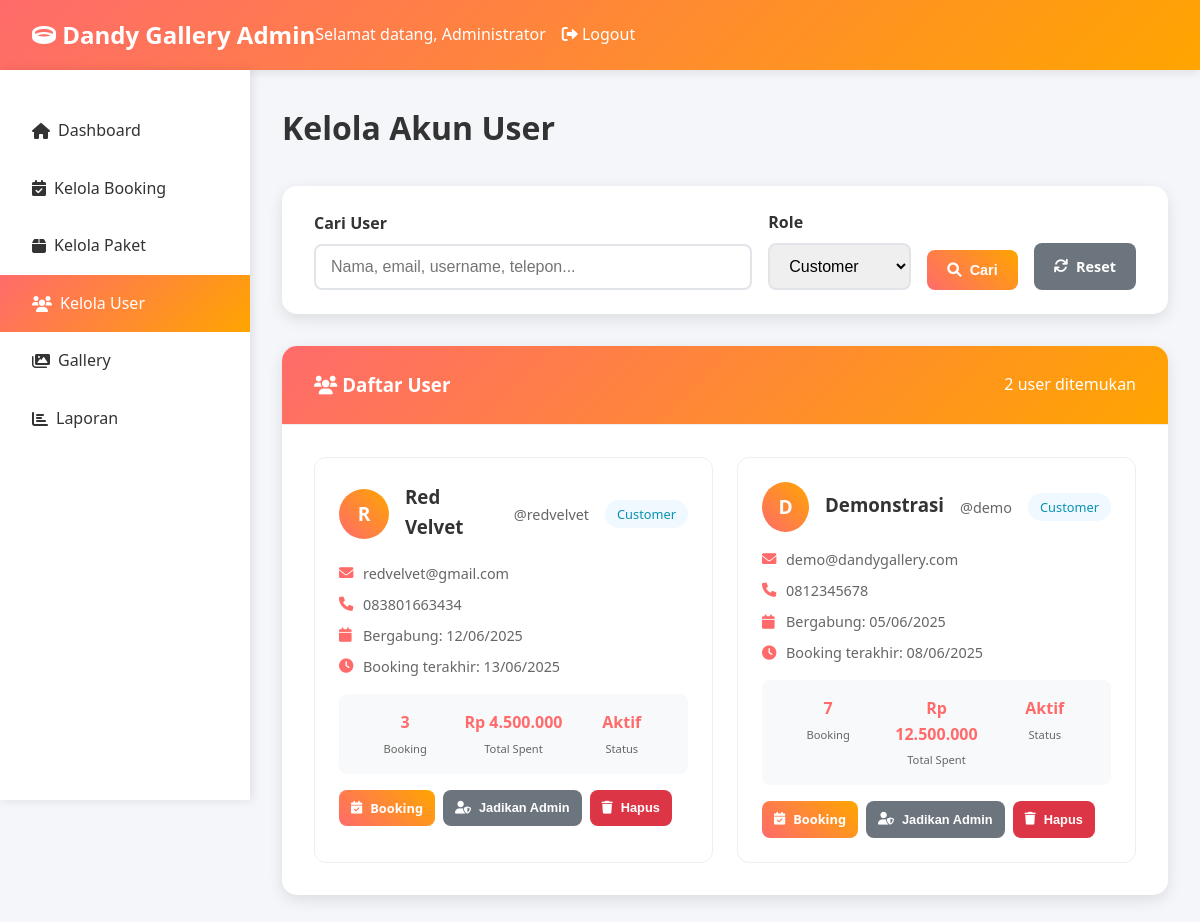
The app's page /admin/customers.php?role=customer (signed in) with its own data.
### tables this page shows
CREATE TABLE `users` (
  `id` int NOT NULL,
  `username` varchar(50) NOT NULL,
  `password` varchar(255) NOT NULL,
  `full_name` varchar(100) NOT NULL,
  `email` varchar(100) NOT NULL,
  `phone` varchar(20) DEFAULT NULL,
  `role` enum('admin','customer') DEFAULT 'customer',
  `created_at` timestamp NULL DEFAULT CURRENT_TIMESTAMP,
  `updated_at` timestamp NULL DEFAULT CURRENT_TIMESTAMP ON UPDATE CURRENT_TIMESTAMP
);

### config/database.php (called while the page is built, shortened)
<?php
function formatRupiah($angka)
{
    return "Rp " . number_format($angka, 0, ',', '.');
}

### admin/customers.php (the view, shortened to what this page needs)
<?php
require_once '../config/database.php';
$db = getDB();
$search = isset($_GET['search']) ? trim($_GET['search']) : '';
$role_filter = isset($_GET['role']) ? $_GET['role'] : '';
$sql = "SELECT u.*,
        COUNT(b.id) as total_bookings,
        SUM(CASE WHEN b.status IN ('paid', 'completed') THEN b.total_amount ELSE 0 END) as total_spent,
        MAX(b.created_at) as last_booking
        FROM users u
        LEFT JOIN bookings b ON u.id = b.user_id
        WHERE 1=1";
$params = [];
if (!empty($role_filter)) {
    $sql .= " AND u.role = ?";
    $params[] = $role_filter;
}
$sql .= " GROUP BY u.id ORDER BY u.created_at DESC";
$stmt = $db->prepare($sql);
$stmt->execute($params);
$users = $stmt->fetchAll(PDO::FETCH_ASSOC);
?>
<!DOCTYPE html>
<html lang="id">
<head>
    <link href="https://cdnjs.cloudflare.com/ajax/libs/font-awesome/6.0.0/css/all.min.css" rel="stylesheet">
</head>
<body>
    <header class="header">
        <div class="header-container">
            <div class="logo">
                <i class="fas fa-ring"></i> Dandy Gallery Admin
            </div>
            <div class="user-info">
                <span>Selamat datang, <?php echo htmlspecialchars($_SESSION['full_name']); ?></span>
                <a href="../logout.php" style="color: white; text-decoration: none;">
                    <i class="fas fa-sign-out-alt"></i> Logout
                </a>
            </div>
        </div>
    </header>
    <nav class="sidebar">
        <ul>
            <li><a href="dashboard.php"><i class="fas fa-home"></i> Dashboard</a></li>
            <li><a href="bookings.php"><i class="fas fa-calendar-check"></i> Kelola Booking</a></li>
            <li><a href="packages.php"><i class="fas fa-box"></i> Kelola Paket</a></li>
            <li><a href="customers.php" class="active"><i class="fas fa-users"></i> Kelola User</a></li>
            <li><a href="gallery.php"><i class="fas fa-images"></i> Gallery</a></li>
            <li><a href="reports.php"><i class="fas fa-chart-bar"></i> Laporan</a></li>
        </ul>
    </nav>
    <main class="main-content">
        <div class="page-header">
            <h1 class="page-title">Kelola Akun User</h1>
        </div>
        <div class="filter-section">
            <form method="GET" class="filter-form">
                <div class="form-group">
                    <label for="search">Cari User</label>
                    <input type="text" id="search" name="search" placeholder="Nama, email, username, telepon..."
                        value="<?php echo htmlspecialchars($search); ?>">
                </div>
                <div class="form-group">
                    <label for="role">Role</label>
                    <select id="role" name="role">
                        <option value="customer" <?php echo $role_filter === 'customer' ? 'selected' : ''; ?>>Customer
                        </option>
                    </select>
                </div>
                <button type="submit" class="btn">
                    <i class="fas fa-search"></i> Cari
                </button>
                <?php if (!empty($search) || !empty($role_filter)): ?>
                <a href="customers.php" class="btn btn-secondary">
                    <i class="fas fa-refresh"></i> Reset
                </a>
                <?php endif; ?>
            </form>
        </div>
        <div class="card">
            <div class="card-header">
                <h3><i class="fas fa-users"></i> Daftar User</h3>
                <span><?php echo count($users); ?> user ditemukan</span>
            </div>
            <?php if (empty($users)): ?>
            <div style="text-align: center; padding: 3rem; color: #666;">
                <i class="fas fa-users" style="font-size: 3rem; margin-bottom: 1rem; opacity: 0.5;"></i>
                <h3>Tidak Ada User</h3>
                <p>Belum ada user yang sesuai dengan filter yang dipilih.</p>
            </div>
            <?php else: ?>
            <div class="users-grid">
                <?php foreach ($users as $user): ?>
                <div class="user-card">
                    <div class="user-header">
                        <div class="user-avatar">
                            <?php echo strtoupper(substr($user['full_name'], 0, 1)); ?>
                        </div>
                        <div class="user-info">
                            <h3><?php echo htmlspecialchars($user['full_name']); ?></h3>
                            <p>@<?php echo htmlspecialchars($user['username']); ?></p>
                        </div>
                        <span class="role-badge <?php echo $user['role']; ?>">
                            <?php echo ucfirst($user['role']); ?>
                        </span>
                    </div>
                    <div class="user-details">
                        <div class="detail-item">
                            <i class="fas fa-envelope"></i>
                            <span><?php echo htmlspecialchars($user['email']); ?></span>
                        </div>
                        <?php if ($user['phone']): ?>
                        <div class="detail-item">
                            <i class="fas fa-phone"></i>
                            <span><?php echo htmlspecialchars($user['phone']); ?></span>
                        </div>
                        <?php endif; ?>
                        <div class="detail-item">
                            <i class="fas fa-calendar"></i>
                            <span>Bergabung: <?php echo date('d/m/Y', strtotime($user['created_at'])); ?></span>
                        </div>
                        <?php if ($user['last_booking']): ?>
                        <div class="detail-item">
                            <i class="fas fa-clock"></i>
                            <span>Booking terakhir:
                                <?php echo date('d/m/Y', strtotime($user['last_booking'])); ?></span>
                        </div>
                        <?php endif; ?>
                    </div>
                    <div class="user-stats">
                        <div class="stat-item">
                            <div class="stat-value"><?php echo $user['total_bookings']; ?></div>
                            <div class="stat-text">Booking</div>
                        </div>
                        <div class="stat-item">
                            <div class="stat-value"><?php echo formatRupiah($user['total_spent']); ?></div>
                            <div class="stat-text">Total Spent</div>
                        </div>
                        <div class="stat-item">
                            <div class="stat-value">
                                <?php echo $user['total_bookings'] > 0 ? 'Aktif' : 'Pasif'; ?>
                            </div>
                            <div class="stat-text">Status</div>
                        </div>
                    </div>
                    <div class="user-actions">
                        <?php if ($user['total_bookings'] > 0): ?>
                        <a href="bookings.php?search=<?php echo urlencode($user['full_name']); ?>" class="btn btn-sm">
                            <i class="fas fa-calendar-check"></i> Booking
                        </a>
                        <?php endif; ?>
                        <?php if ($user['role'] === 'customer'): ?>
                        <button type="button" class="btn btn-sm btn-secondary"
                            onclick="confirmAction(<?php echo $user['id']; ?>, 'promote', '<?php echo htmlspecialchars($user['full_name']); ?>')">
                            <i class="fas fa-user-shield"></i> Jadikan Admin
                        </button>
                        <?php endif; ?>
                        <?php if ($user['id'] != $_SESSION['user_id'] && $user['role'] === 'customer'): ?>
                        <button type="button" class="btn btn-sm btn-danger"
                            onclick="confirmAction(<?php echo $user['id']; ?>, 'delete', '<?php echo htmlspecialchars($user['full_name']); ?>')">
                            <i class="fas fa-trash"></i> Hapus
                        </button>
                        <?php endif; ?>
                    </div>
                </div>
                <?php endforeach; ?>
            </div>
            <?php endif; ?>
        </div>
    </main>
</body>
</html>

### admin/customers.php (style rules this page uses)
* { margin: 0; padding: 0; box-sizing: border-box; }
body { font-family: 'Segoe UI', Tahoma, Geneva, Verdana, sans-serif; background: #f5f6fa; line-height: 1.6; }
.header { background: linear-gradient(135deg, #ff6b6b, #ffa500); color: white; padding: 1rem 0; box-shadow: 0 2px 10px rgba(0, 0, 0, 0.1); }
.header-container { max-width: 1200px; margin: 0 auto; display: flex; justify-content: space-between; align-items: center; padding: 0 2rem; }
.logo { font-size: 1.5rem; font-weight: bold; }
.user-info { display: flex; align-items: center; gap: 1rem; }
.sidebar { position: fixed; left: 0; top: 70px; width: 250px; height: calc(100vh - 70px); background: white; box-shadow: 2px 0 10px rgba(0, 0, 0, 0.1); padding: 2rem 0; }
.sidebar ul { list-style: none; }
.sidebar a { display: flex; align-items: center; padding: 1rem 2rem; color: #333; text-decoration: none; transition: background 0.3s; gap: 0.5rem; }
.sidebar a:hover, .sidebar a.active { background: linear-gradient(135deg, #ff6b6b, #ffa500); color: white; }
.main-content { margin-left: 250px; padding: 2rem; }
.page-header { display: flex; justify-content: space-between; align-items: center; margin-bottom: 2rem; }
.page-title { font-size: 2rem; color: #333; }
.filter-section { background: white; padding: 1.5rem 2rem; border-radius: 15px; box-shadow: 0 5px 15px rgba(0, 0, 0, 0.1); margin-bottom: 2rem; }
.filter-form { display: grid; grid-template-columns: 1fr auto auto auto; gap: 1rem; align-items: end; }
.form-group { display: flex; flex-direction: column; }
.form-group label { margin-bottom: 0.5rem; font-weight: 600; color: #333; }
.form-group input, .form-group select { padding: 12px 15px; border: 2px solid #e1e5e9; border-radius: 8px; font-size: 1rem; transition: border-color 0.3s; }
.btn { padding: 12px 20px; background: linear-gradient(45deg, #ff6b6b, #ffa500); color: white; border: none; border-radius: 8px; cursor: pointer; text-decoration: none; display: inline-flex; align-items: center; gap: 0.5rem; font-weight: 600; transition: transform 0.3s, box-shadow 0.3s; font-size: 0.9rem; }
.btn-secondary { background: #6c757d; }
.btn-danger { background: #dc3545; }
.btn-sm { padding: 8px 12px; font-size: 0.8rem; }
.card { background: white; border-radius: 15px; box-shadow: 0 5px 15px rgba(0, 0, 0, 0.1); overflow: hidden; }
.card-header { padding: 1.5rem 2rem; border-bottom: 1px solid #eee; background: linear-gradient(135deg, #ff6b6b, #ffa500); color: white; display: flex; justify-content: space-between; align-items: center; }
.users-grid { display: grid; grid-template-columns: repeat(auto-fit, minmax(350px, 1fr)); gap: 1.5rem; padding: 2rem; }
.user-card { background: white; border: 1px solid #eee; border-radius: 12px; padding: 1.5rem; transition: transform 0.3s, box-shadow 0.3s; }
.user-header { display: flex; align-items: center; gap: 1rem; margin-bottom: 1rem; }
.user-avatar { width: 50px; height: 50px; border-radius: 50%; background: linear-gradient(45deg, #ff6b6b, #ffa500); display: flex; align-items: center; justify-content: center; color: white; font-size: 1.2rem; font-weight: bold; }
.user-info { flex: 1; }
.user-info h3 { color: #333; margin-bottom: 0.25rem; }
.user-info p { color: #666; font-size: 0.9rem; }
.role-badge { padding: 0.25rem 0.75rem; border-radius: 20px; font-size: 0.8rem; font-weight: 500; }
.role-badge.customer { background: #f0f9ff; color: #0891b2; }
.user-details { margin-bottom: 1rem; }
.detail-item { display: flex; align-items: center; gap: 0.5rem; margin-bottom: 0.5rem; color: #666; font-size: 0.9rem; }
.detail-item i { width: 16px; color: #ff6b6b; }
.user-stats { display: grid; grid-template-columns: 1fr 1fr 1fr; gap: 0.5rem; margin-bottom: 1rem; padding: 1rem; background: #f8f9fa; border-radius: 8px; }
.stat-item { text-align: center; }
.stat-value { font-size: 1rem; font-weight: bold; color: #ff6b6b; }
.stat-text { font-size: 0.7rem; color: #666; margin-top: 0.25rem; }
.user-actions { display: flex; gap: 0.5rem; flex-wrap: wrap; }

### records on screen
users: full_name "R", full_name "Red Velvet", username "redvelvet", role "Customer", email "redvelvet@gmail.com", phone "083801663434", created_at "12/06/2025", last_booking "13/06/2025", total_bookings "3", total_spent "Rp 4.500.000"
users: full_name "D", full_name "Demonstrasi", username "demo", role "Customer", email "demo@dandygallery.com", phone "0812345678", created_at "05/06/2025", last_booking "08/06/2025", total_bookings "7", total_spent "Rp 12.500.000"

### other values on screen
$_SESSION['full_name'] "Administrator"
count($users) "2"
